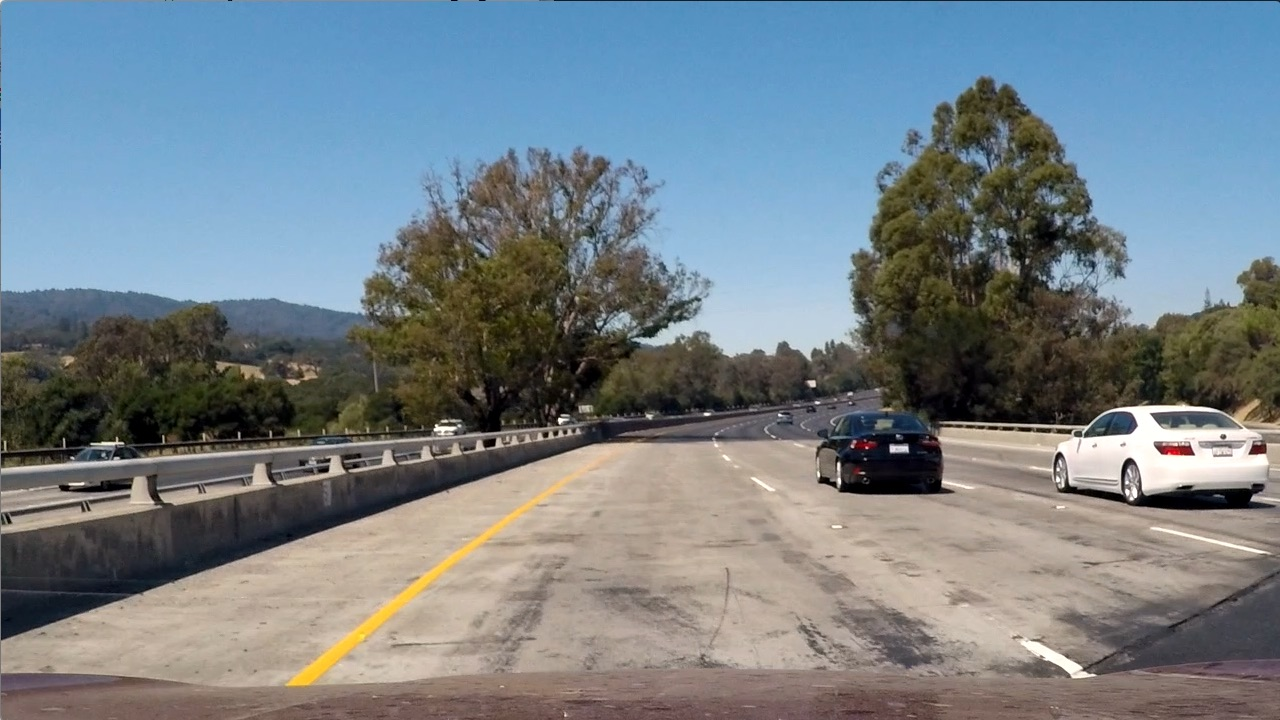
#> input picture test_images/test1.jpg, 1280 x 720 px, found by its file name
$ jupyter execute --allow-errors Vehicle_Detection_and_Tracking.ipynb   (shell and % lines are left out)   (older library calls are emulated)   (text cells are left out)
#> lines starting #> are read from the running program, lines starting #| are printed output that depends on the picture; pictures that were not available may be replaced by others from this repository, and a replacement may not be noted
[cell 1]
import matplotlib.image as mpimg
import matplotlib.pyplot as plt
import numpy as np
import datetime
import pickle
import glob
import cv2
import os

from skimage.feature import hog
from skimage import color, exposure

from sklearn.utils import shuffle
from sklearn.model_selection import train_test_split as trainTestSplit

from scipy.ndimage.measurements import label
from scipy.ndimage.morphology import generate_binary_structure

[cell 2]
dataFile = 'sample_data_file_names.p'

#> (the rest of this cell did not finish here and is left out)

#> (a cell that did not finish here is left out)

[cell 4]
img_input_shape=(720, 1280, 3)
height_of_interest = (400, 700)
image_interest = (height_of_interest[1] - height_of_interest[0], img_input_shape[1], img_input_shape[2])
print("Region of interest for image frame:", image_interest)
print("Sample image shape:", (64, 64))

[cell 5]
from keras.layers import Conv2D, Flatten, Lambda, MaxPooling2D, Dropout
from keras.callbacks import ModelCheckpoint
from keras.models import Model, Sequential

def generate_model(input_shape=(64, 64, 3)):
    dropout = 0.5
    model = Sequential()
    #normalization and mean zero - centered around zero with small standard deviation
    model.add(Lambda(lambda x: x / 255., input_shape=input_shape, output_shape=input_shape))
    model.add(Conv2D(filters=16, kernel_size=(3, 3), padding="same", activation='relu', input_shape=input_shape))
    model.add(Dropout(dropout))
    model.add(Conv2D(filters=32, kernel_size=(3, 3), padding="same", activation='relu'))
    model.add(Dropout(dropout))
    model.add(Conv2D(filters=64, kernel_size=(3, 3), padding="same", activation='relu'))
    model.add(Dropout(dropout))
    model.add(MaxPooling2D(pool_size=(8, 8)))
    model.add(Dropout(dropout))
    model.add(Conv2D(filters=1, kernel_size=(8, 8), activation="sigmoid"))
    return model

[cell 6]
import cv2
import numpy as np
import random
from sklearn.utils import shuffle

# [23 lines left out: function generator, not called in this run]

# compile and train the model using the generator function
batch_size = 32
#> (the rest of this cell did not finish here and is left out)

[cell 7]
from time import time
start_time = time()

epochs=5
batch_size = 32

#> (the rest of this cell did not finish here and is left out)

[cell 8]
from keras.models import Model
import matplotlib.pyplot as plt

### print the keys contained in the history object
#> (the rest of this cell did not finish here and is left out)

#> (a cell that did not finish here is left out)

#> (a cell that did not finish here is left out)

model.load_weights('model.h5')

# save the architecture of the model as json
json_string = model.to_json()
print(json_string)
with open('model.json', 'w') as file:
    file.write(json_string)

[cell 11]
img_input_shape=(720, 1280, 3)
height_of_interest = (400, 700)
image_interest = (height_of_interest[1] - height_of_interest[0], img_input_shape[1], img_input_shape[2])
print("Region of interest for image frame:", image_interest)
print("Sample image shape:", (64, 64))
#> (the rest of this cell did not finish here and is left out)

model.load_weights('model.h5')

[cell 12]
def search_windows(img):

    confidence_thresh = .5
    win_size = 64
    boxes = []

    # cutting the region of interest only
    img_region = img[height_of_interest[0]:height_of_interest[1], :]
    img_region = np.expand_dims(img_region, axis=0)

    # 1. running model prediction on the region of interest
    # 2. convert the result to 2 dimentions (the model insist of 4 dimentions)
    # 3. using threshold of 0.5 on the results to get boolean classification results
    model_detections = model.predict(img_region)
    model_detections = model_detections.reshape(model_detections.shape[1], model_detections.shape[2])
    model_detections = model_detections > confidence_thresh

    y_region = img_region.shape[1] / model_detections.shape[0]
    x_region = img_region.shape[2] / model_detections.shape[1]
    labels = label(model_detections, structure=generate_binary_structure(2,2))

    for box in range(labels[1]):

        nz = (labels[0] == box + 1).nonzero()
        nysteps = np.array(nz[0])
        nxsteps = np.array(nz[1])
        y_win_min = np.min(nysteps)
        x_win_min = np.min(nxsteps) - win_size/2
        x_win_max = np.max(nxsteps) + win_size/2
        y_win_max = np.max(nysteps) + win_size
        xspan = x_win_max - x_win_min
        yspan = y_win_max - y_win_min

        for x, y in zip(nxsteps, nysteps):

            offsetX = (x - x_win_min) / xspan * win_size
            offsetY = (y - y_win_min) / yspan * win_size
            top_left_X = int(round(x * x_region - offsetX, 0))
            top_left_Y = int(round(y * y_region - offsetY, 0))
            bottom_right_X = top_left_X + win_size
            bottom_right_Y = top_left_Y + win_size
            topLeft = (top_left_X, height_of_interest[0] + top_left_Y)
            bottomRight = (bottom_right_X, height_of_interest[0] + bottom_right_Y)

            boxes.append((topLeft, bottomRight))
            # Designed for display purposes only (notebook pipeline output)
            cv2.rectangle(img, pt1=(topLeft[0], topLeft[1]), pt2=(bottomRight[0], bottomRight[1]), color=(51,46,201), thickness=3)

    mask = np.zeros_like(img[:, :, 0]).astype(np.float)
    mask, heatMap = create_heatMap(mask, bBoxes=boxes)
    _,mask = cv2.threshold(mask,5,255,cv2.THRESH_BINARY)

    newBoxes = label(mask, structure=generate_binary_structure(2,2))
    save_boxes(newBoxes)

    return heatMap

[cell 13]
# Auxiliary functions

# Creating a HeatMap represents the original image, where each pixel gets
# rating by the number of appearance on the detected boxes.
# [40 lines left out: functions create_heatMap, save_boxes, group_regions, draw_boxes, not called in this run]

[cell 14]
def detect_vehicles(img, isTesting=False):
    origImg= np.copy(img)

    # Search for matches by the model
    heatmap = search_windows(img)

    # group boxes togther to one
    vBoxes = group_regions()

    # The boxes after prediction and heatMap threshold
    detected = draw_boxes(origImg, vBoxes)

    if (isTesting): #Include the heatMap for display
        return detected, heatmap, img
    return detected

[cell 15]
previous_boxes=[]

path = '/home/carnd/vehicle_detection/'
img = mpimg.imread(path + 'test_images/test1.jpg')
#> img is the input picture: shape (720, 1280, 3); mean R, G, B 117.5, 128.7, 135.5
#> (the rest of this cell did not finish here and is left out)

#> in search_windows, `img_region = img[height_of_interest[0]:height_of_interest[1], :]`:
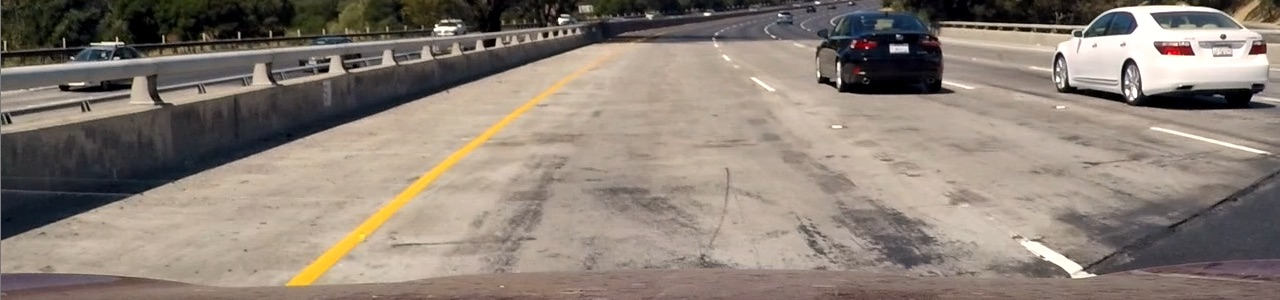
#> img_region: shape (300, 1280, 3); mean R, G, B 139.3, 127.7, 117.8
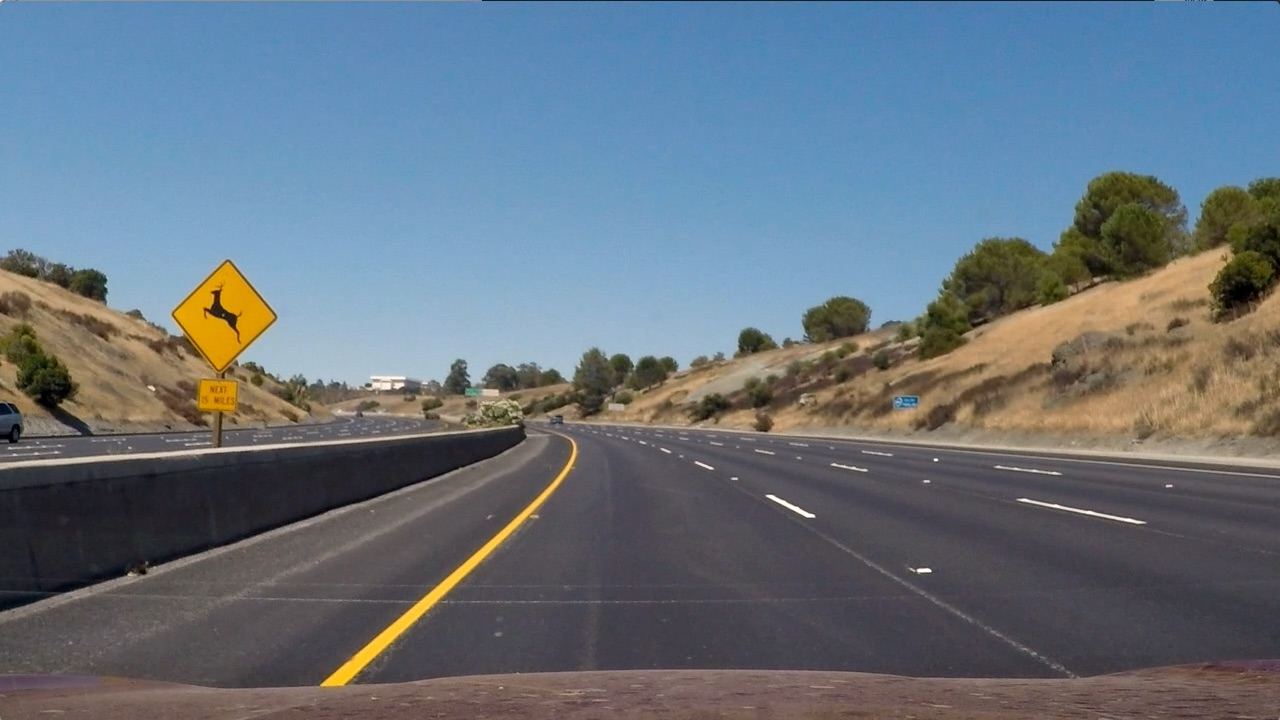
#> input picture test_images/test2.jpg, 1280 x 720 px, given as the content of the folder /home/carnd/vehicle_detection/data/Udacity/vehicles, which was not available
#> further down, img is the input picture: shape (720, 1280, 3); mean R, G, B 102.8, 114.6, 125.5
plt.figure(figsize=(15, 12))
plt.imshow(output)

[cell 16]

sample_images = []
path = '/home/carnd/vehicle_detection/'
images = glob.glob(path + 'test*.jpg')

#> (the rest of this cell did not finish here and is left out)

#> in search_windows (call 2), `img_region = img[height_of_interest[0]:height_of_interest[1], :]`:
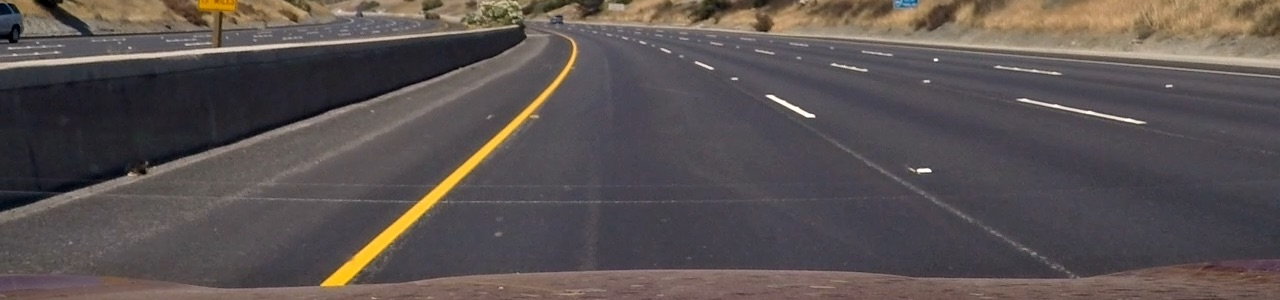
#> img_region: shape (300, 1280, 3); mean R, G, B 90, 82.2, 81.1
    sample_images.append(detected)
    sample_images.append(heatmap)
    sample_images.append(ungrouped)

plt.figure(figsize=(20, 50))
for i in range(len(sample_images)):
    plt.subplot(12, 3, i+1)
    plt.imshow(sample_images[i])
    plt.axis('off')
